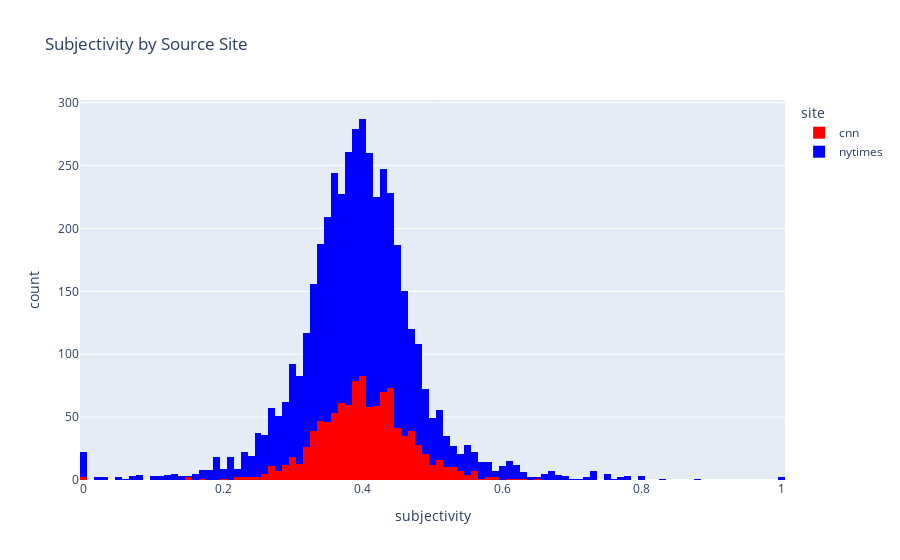

Notebook code cell kept with this figure:
### Code cell
px.histogram(articles, x='subjectivity', color='site', color_discrete_map=color_map, title='Subjectivity by Source Site')

### Figure 1 — Plotly figure (JSON) as saved in the notebook; plotly's stock layout.template omitted (floating-point values rounded to 4 significant figures; data arrays with more than 128 entries replaced by an {"elided": "..."} marker saying what was removed)
{"data": [{"alignmentgroup": "True", "bingroup": "x", "hoverlabel": {"namelength": 0}, "hovertemplate": "site=cnn<br>subjectivity=%{x}<br>count=%{y}", "legendgroup": "cnn", "marker": {"color": "red"}, "name": "cnn", "offsetgroup": "cnn", "orientation": "v", "showlegend": true, "type": "histogram", "x": {"elided": "1073 float values"}, "xaxis": "x", "yaxis": "y"}, {"alignmentgroup": "True", "bingroup": "x", "hoverlabel": {"namelength": 0}, "hovertemplate": "site=nytimes<br>subjectivity=%{x}<br>count=%{y}", "legendgroup": "nytimes", "marker": {"color": "blue"}, "name": "nytimes", "offsetgroup": "nytimes", "orientation": "v", "showlegend": true, "type": "histogram", "x": {"elided": "3452 float values"}, "xaxis": "x", "yaxis": "y"}], "layout": {"barmode": "relative", "legend": {"title": {"text": "site"}, "tracegroupgap": 0}, "title": {"text": "Subjectivity by Source Site"}, "xaxis": {"anchor": "y", "domain": [0, 1], "title": {"text": "subjectivity"}}, "yaxis": {"anchor": "x", "domain": [0, 1], "title": {"text": "count"}}}}
